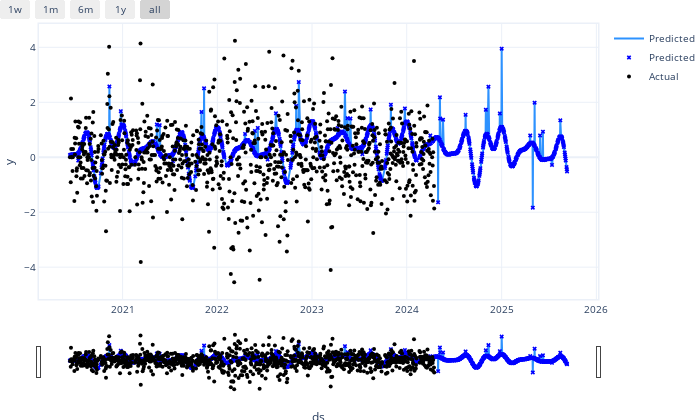

Notebook cell for this chart:
### Code cell
m.set_plotting_backend("plotly")
m.highlight_nth_step_ahead_of_each_forecast(1)
m.plot(forecast)

### Figure 1 — Plotly figure (JSON) as saved in the notebook; plotly's stock layout.template omitted (floating-point values rounded to 4 significant figures; data arrays with more than 128 entries replaced by an {"elided": "..."} marker saying what was removed)
{"data": [{"line": {"color": "#2d92ff", "width": 2}, "mode": "lines", "name": "Predicted", "type": "scatter", "x": {"elided": "1298 str values"}, "y": {"elided": "1298 float values"}}, {"marker": {"color": "blue", "size": 4, "symbol": "x"}, "mode": "markers", "name": "Predicted", "type": "scatter", "x": {"elided": "1298 str values"}, "y": {"elided": "1298 float values"}}, {"marker": {"color": "black", "size": 4}, "mode": "markers", "name": "Actual", "type": "scatter", "x": {"elided": "1298 str values"}, "y": {"elided": "1298 float values"}}], "layout": {"autosize": true, "font": {"size": 10}, "height": 420, "hovermode": "x unified", "margin": {"b": 0, "l": 0, "pad": 0, "r": 10, "t": 10}, "showlegend": true, "title": {"font": {"size": 12}}, "width": 700, "xaxis": {"linewidth": 1.5, "mirror": true, "rangeselector": {"buttons": [{"count": 7, "label": "1w", "step": "day", "stepmode": "backward"}, {"count": 1, "label": "1m", "step": "month", "stepmode": "backward"}, {"count": 6, "label": "6m", "step": "month", "stepmode": "backward"}, {"count": 1, "label": "1y", "step": "year", "stepmode": "backward"}, {"step": "all"}]}, "rangeslider": {"visible": true}, "showline": true, "title": {"text": "ds"}, "type": "date"}, "yaxis": {"linewidth": 1.5, "mirror": true, "showline": true, "title": {"text": "y"}}}}
